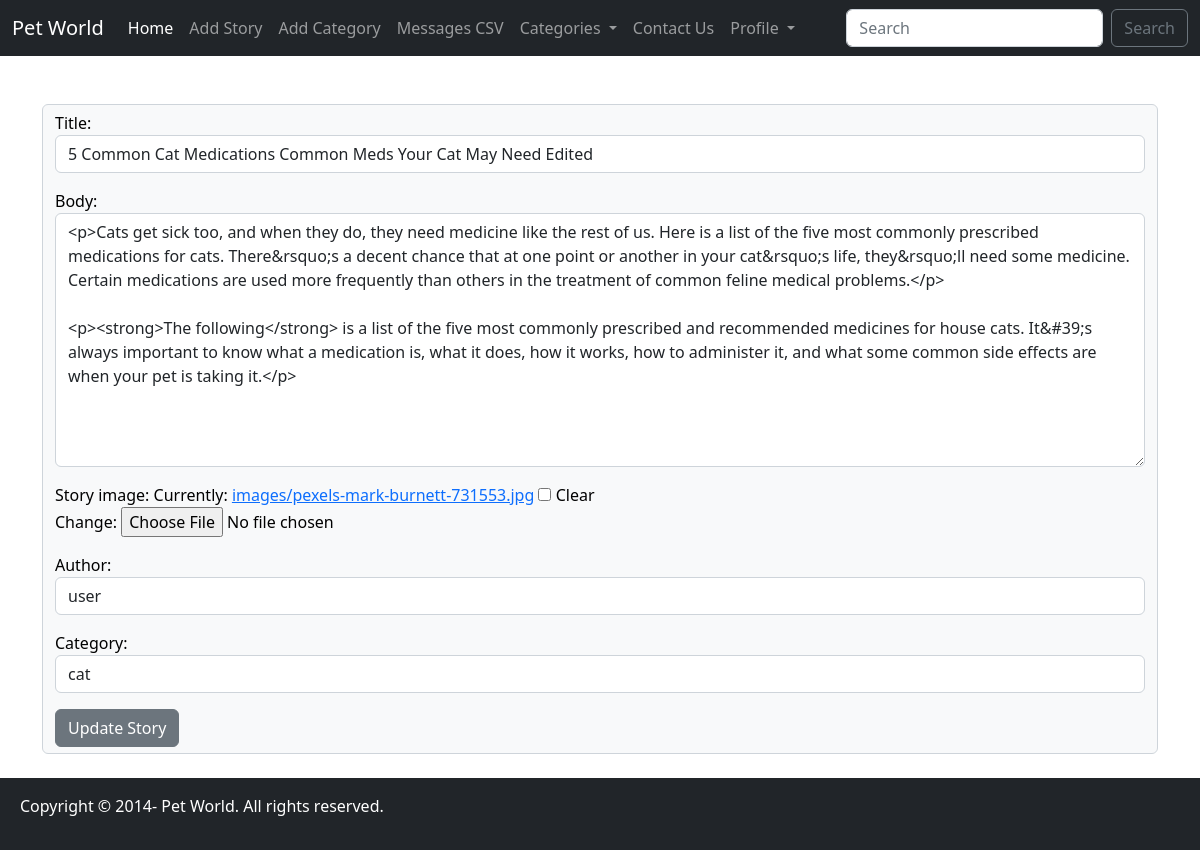
Screenshot of /editstory/3 (signed in) with the database file from the repository.
### myapp/models.py (models this page shows, shortened)
class Story(models.Model):
    title = models.CharField(max_length=300)
    body = RichTextField()
    story_image = models.ImageField(blank=True, null=True, upload_to='images/')
    author = models.ForeignKey(User, on_delete=models.CASCADE)
    created_at = models.DateField(auto_now_add=True)
    category = models.ForeignKey(Category, null=True, on_delete=models.SET_NULL)

### myapp/views.py (the view)
# urls.py: path('editstory/<story_id>', views.editstoryview, name="editstory"),
def editstoryview(request, story_id):
    story = Story.objects.get(pk=story_id)
    if request.user.is_superuser:
        form = AddStoryAdminForm(request.POST or None, request.FILES or None, instance=story)
    else:
        form = AddStoryForm(request.POST or None, request.FILES or None, instance=story)
    if form.is_valid():
        form.save()
        messages.success(request, "You have updated the story successfully")
        return redirect('home')
    return render(request, 'editstory.html', {'form':form, 'story':story})

### myapp/forms.py
class AddStoryAdminForm(forms.ModelForm):
    class Meta:
        model = Story
        fields = ('title', 'body', 'story_image', 'author', 'category')
        widgets = {
            'title':forms.TextInput(attrs={'class':'form-control'}),
            'body':forms.Textarea(attrs={'class':'form-control'}),
            'author':forms.Select(attrs={'class':'form-control'}),
            'category':forms.Select(attrs={'class':'form-control'}),
        }

### myapp/models.py (called while the page is built)
    def __str__(self):
        return self.name

### templates/editstory.html (shortened to what this page needs)
{% extends 'base.html' %}
{% block content %}
<br/>
{% if user.is_authenticated %}
{% if user == story.author %}
<div class="container">
    <div class="form-control text-bg-light">
        <form method="POST" enctype="multipart/form-data">
            {{form.as_p}}
            <input class="btn btn-secondary" type="submit" value="Update Story">
        </form>
    </div>
</div>
{% endif %}
{% endif %}
<br/>
{% endblock %}

### rows the page displays
Story: title "5 Common Cat Medications Common Meds Your Cat May Need Edited", body "<p>Cats get sick too, and when they do, they need medicine like the rest of us. Here is a list of the five most commonly prescribed medications for cats. There&rsquo;s a decent chance that at one point or another in your cat&rsquo;s life, they&rsquo;ll need some medicine. Certain medications are used more frequently than others in the treatment of common feline medical problems.</p> <p><strong>The following</strong> is a list of the five most commonly prescribed and recommended medicines for house cats. It&#39;s always important to know what a medication is, what it does, how it works, how to administer it, and what some common side effects are when your pet is taking it.</p>", author "user", category "cat"
